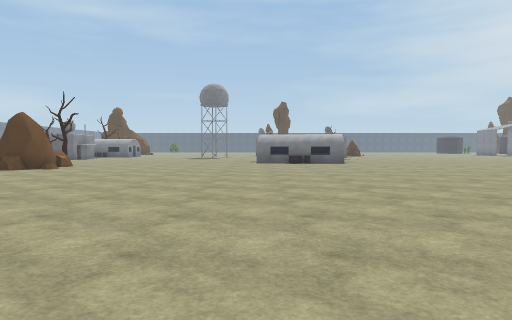
View 1 (above)

24 first-person views from a walk through a 3-D level made in the Unity game engine. The camera is 1.3 m above the floor, tilts 2° down and sees 70° across. The floor is counted in squares, 2 m on a side. Each view is taken from the middle of a square. On the plan, view 1 faces up. The plan holds only what a view shows up to about 11 squares ahead; the rest is blank. The place goes on beyond the plan. Some animated figures are left out. Surface patterns are stand-ins for the level's own textures.

View 2
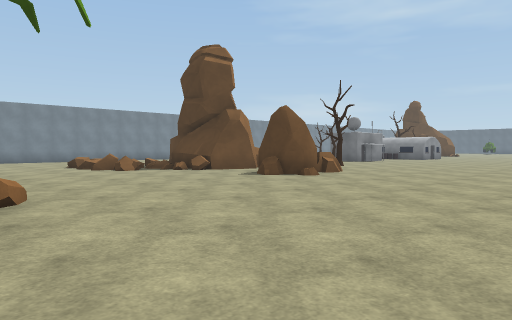

View 3
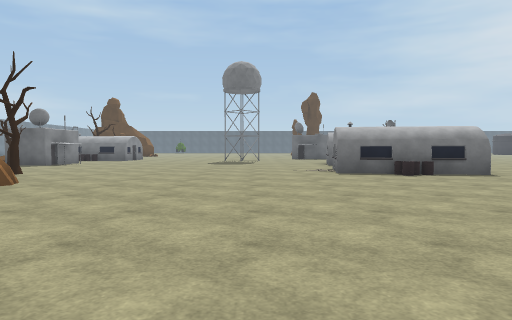

View 4
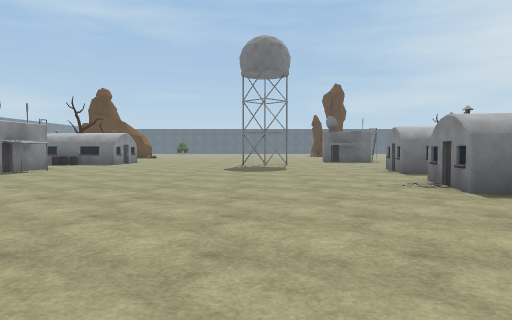

View 5
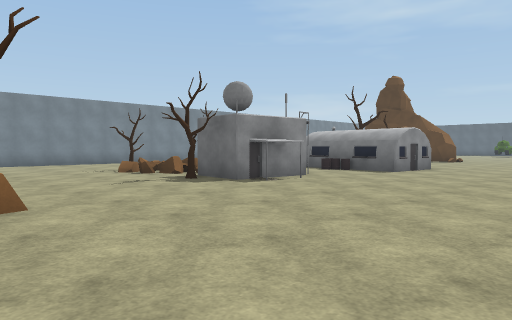

View 6
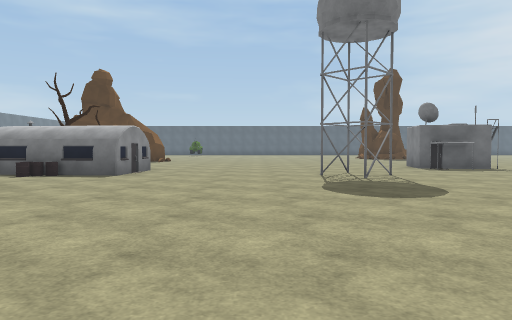

View 7
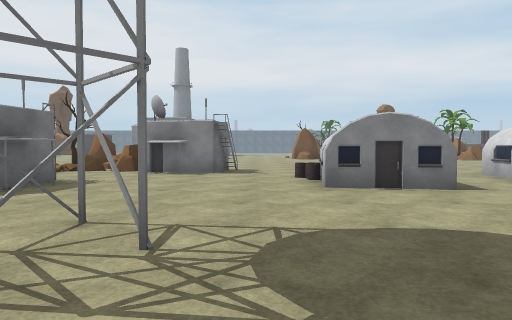

View 8
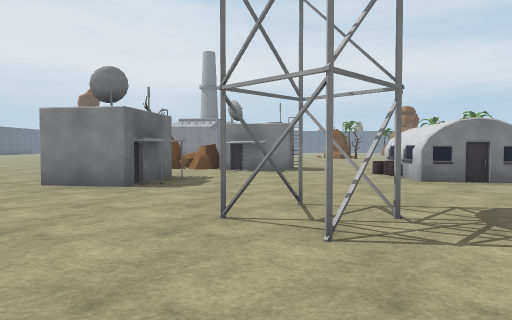

View 9
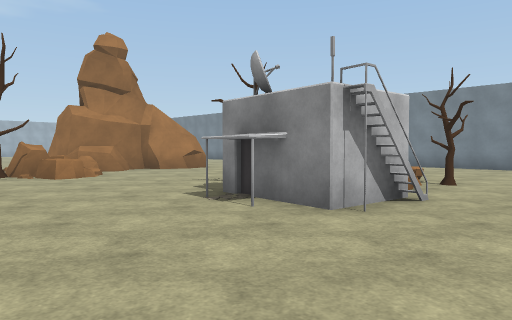

View 10
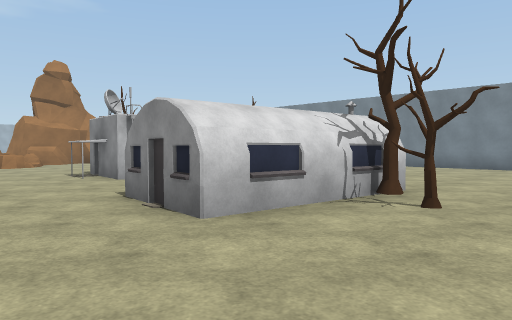

View 11
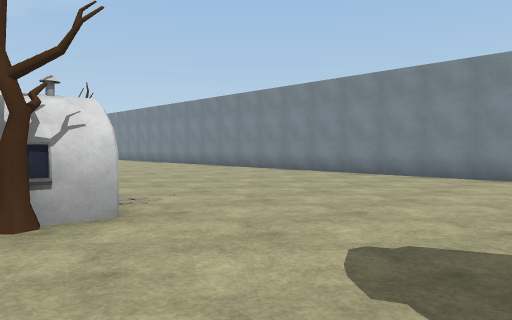

View 12
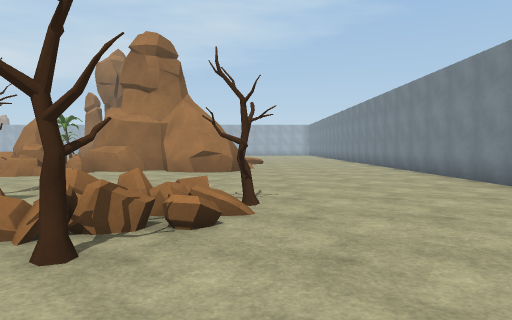

View 13
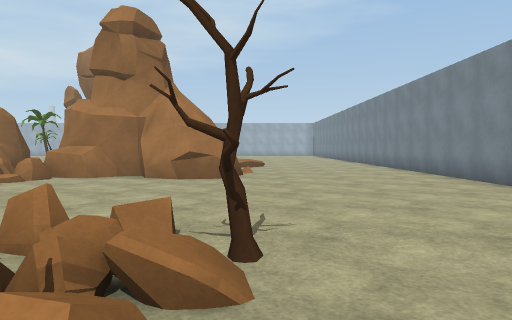

View 14
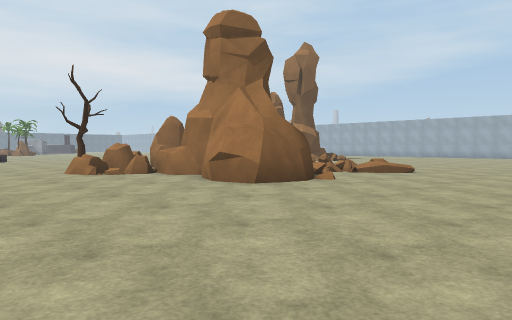

View 15
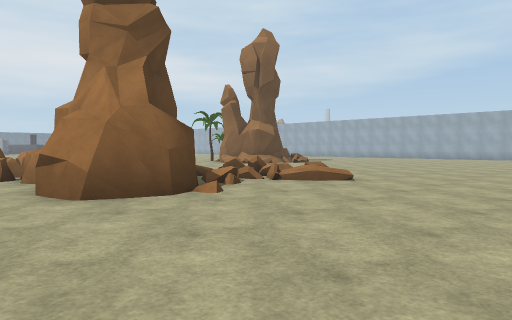

View 16
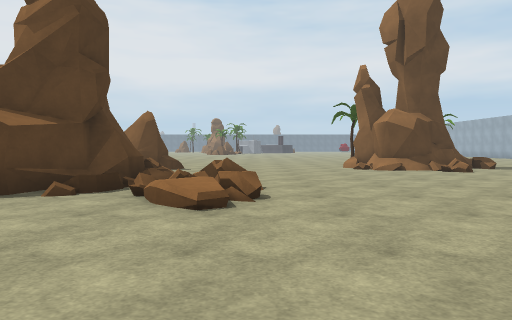

View 17
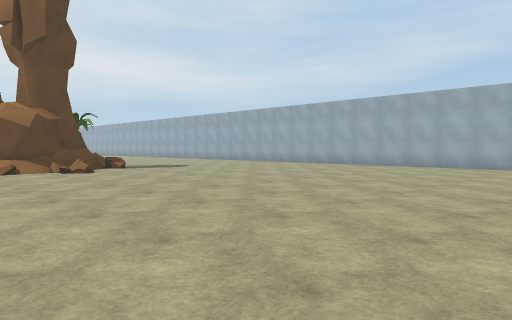

View 18
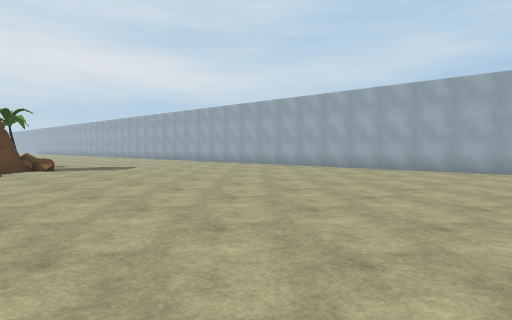

View 19
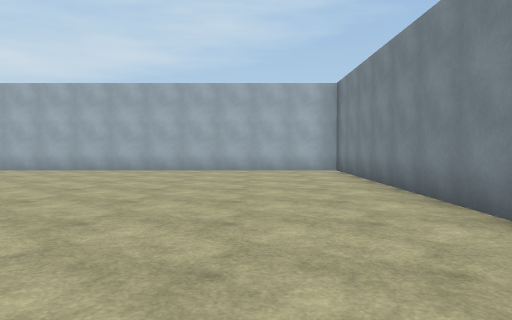

View 20
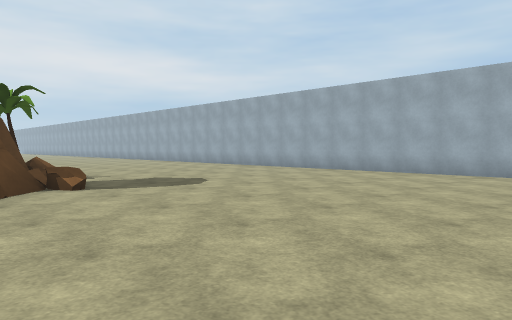

View 21
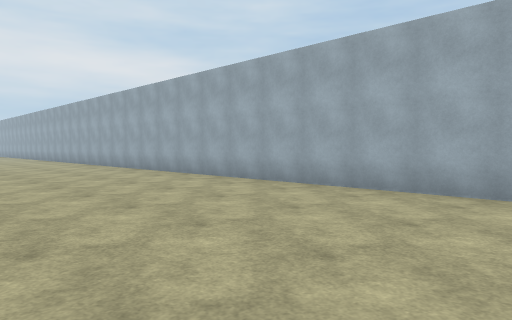

View 22
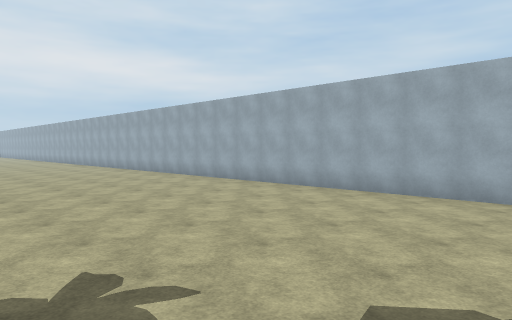

View 23
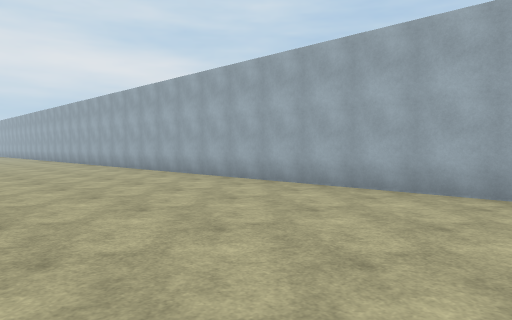

View 24
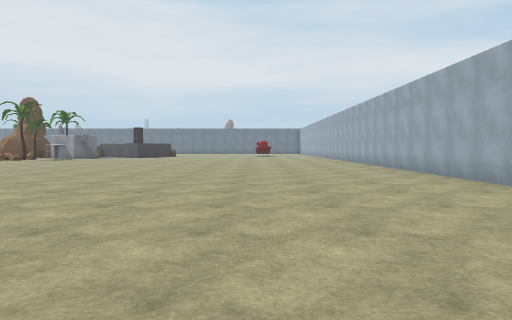

### Floor plan
Points are (right, up) in squares from view 1. A wall is a line through its corners. A room is listed if a view was taken in it or the views show most of it. See-through windows are left out.
Room 1 (views 1, 2, 3, 4, 5, 6, 7, 8, 9, 10, 11, 12, 13, 14, 15, 16, 17, 18, 19, 20, 21, 22, 23, 24)
walls: (-9.4, 11.1) (-9.5, 10.9) (-9.9, 10.9); (-9.9, 12.6) (-9.4, 12.3) (-9.2, 12); (-10.5, 12.8) (-9.4, 12.4); (-10.4, 13.2) (-9.4, 13.1); (-11.2, 10.4) (-11.4, 10.8) (-13.1, 11.5) (-13.4, 11.7) (-13.5, 12.3) (-13.3, 13.4); (-11.4, 10.5) (-11.6, 10.9); (-12, 10.9) (-13.2, 11.6) (-13.3, 12.2); (-7.6, 3.7) (-7.4, 4.1) (-7.1, 4.3); (-11.9, 13.1) (-11.4, 13); (-12.7, 13.5) (-12.2, 13.2); (-12.7, 13.7) (-11.6, 13.3) (-11.4, 12.8) (-10.7, 12.8) (-10.3, 13.2); (-13, 13.4) (-12.4, 13.7) (-11.3, 12.9); (-13.3, 13.1) (-12.7, 13.5) (-12.3, 13.3); (-6.6, 1.7) (-6.8, 2.2); (-6.6, 1.7) (-6.9, 2.7) (-7.5, 3) (-7.6, 3.6) (-7.4, 4.1); (-13.4, 13.3) (-12.9, 13.6); (-13.4, 13.4) (-12.4, 13.6); (-6.6, 1.6) (-7.2, 2.1) (-7.2, 2.5) (-7.5, 3.1); (-5.5, 1.3) (-5.8, 1.9); (-6.8, 1.5) (-7.2, 2); (-2.7, 22.7) (-1.9, 23.5); (-2.8, 22.8) (-3.3, 23.3); (-3.3, 23.7) (-2.7, 24.3); (-18.3, 17) (-18.3, 10); (-18.3, 0.9) (-18.3, -6.3) (10, -6.3); (-18.3, 27.6) (-18.3, 19.6)
low walls: (-9.5, 10.8) (-10.1, 10.6); (-6.1, 5.1) (-5.7, 4.9); (-10.7, 12.8) (-10.3, 13.3) (-9.8, 13.1); (-10.7, 9) (-10.7, 8.5); (-11.4, 8.8) (-11.5, 8.3); (-7.5, 3) (-7.4, 3.7); (-13.5, 12.9) (-13.4, 13.4) (-12.3, 13.6); (-13.5, 13) (-13.3, 13.4); (-11.8, 19) (-12.4, 18.9)
ways out: gap at (-12, 19)
objects: tree (-14, 19); tree (-13, 21); building (-11, 19) to (-9, 21); building (-11, 23) to (-8, 25); tree (-11, 26); tree (-10, 18); tree (-10, 26); rock (-9, 13) to (-8, 15); rock (-8, 11) to (-6, 12); tree (-7, 14); tree (-5, 1); tree (-5, 4); building (0, 15) to (4, 17); building (0, 26) to (2, 27); building (1, 19) to (4, 21); building (4, 23) to (5, 25); rock (5, 26) to (6, 27); tree (6, 27); rock (6, 28)

Positions as (right, up) in squares from view 1, and headings:
1: (0, 0), facing up
2: (-1, 4), facing up-left
3: (-2, 6), facing up
4: (-3, 10), facing up
5: (-4, 14), facing up-left
6: (-5, 15), facing up
7: (-5, 22), facing right
8: (-6, 24), facing right
9: (-6, 23), facing down-left
10: (-6, 28), facing down-left
11: (-10, 29), facing down-left
12: (-14, 23), facing down
13: (-14, 21), facing down
14: (-18, 18), facing down-right
15: (-18, 15), facing down-right
16: (-18, 8), facing right
17: (-18, 6), facing down-right
18: (-18, 4), facing down-right
19: (-16, 4), facing down
20: (-13, 3), facing down-right
21: (-12, -1), facing down-right
22: (-7, 1), facing down-right
23: (-3, -1), facing down-right
24: (-1, -2), facing right
